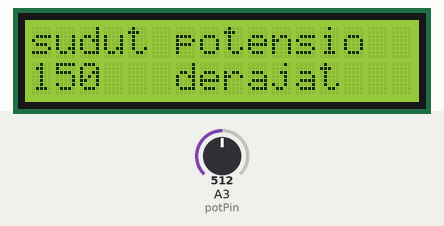
Bench run of a sketch on a simulated Arduino Uno, built with avr-gcc and run on an emulated ATmega328P. Shown: 16×2 character LCD. The test bench sets the inputs (shaded band); at power-on: A3 (potPin) = 512.

Above: at 1.2 s.
1.3 s: A3 (potPin) set to 716
At 2.9 s:
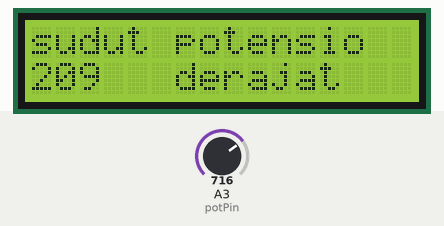
5.4 s: A3 (potPin) set to 900
At 6.7 s:
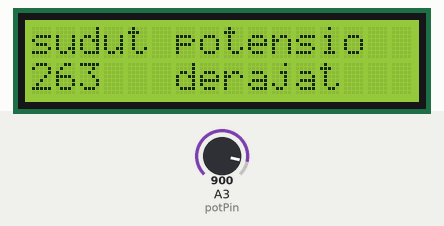
8.7 s: A3 (potPin) set to 1023
At 9.7 s:
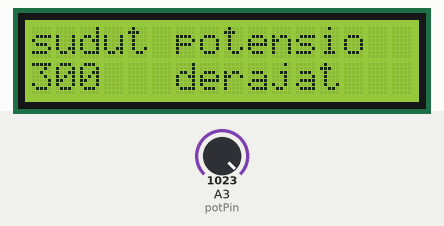
Timing chart, 0 to 11.7 s (numbered marks = the images above; inputs shaded):
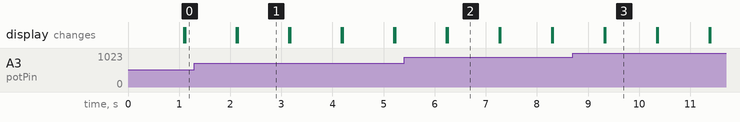

The sketch:

percobaan_3_potensio_geser_dan_putar.ino
```cpp
//Menampilkan nilai potensiometer geser di LCD I2C dengan Arduino UNO
/*#include <LiquidCrystal_I2C.h>
LiquidCrystal_I2C lcd(0x27, 16, 2);
const int potPin = A3;
int nilaisensor;
int teg;

void setup() {
  lcd.begin();
  pinMode(potPin,INPUT);
  Serial.begin(9600);
}

void loop()
{
nilaisensor = analogRead(potPin);
  teg = nilaisensor * 6.0 / 1023;
  lcd.setCursor(0, 0);
  lcd.print("jarak potensio");
  lcd.setCursor(6, 1);
  lcd.print ("cm");
  lcd.setCursor (0, 1);
  lcd.print(teg);

  delay(1000);
  lcd.clear();
}
*/
//Menampilkan nilai potensiometer putar di LCD I2C dengan Arduino UNO
#include <LiquidCrystal_I2C.h>
LiquidCrystal_I2C lcd(0x27, 16, 2);
const int potPin = A3;
int nilaisensor;
int teg;

void setup() {
  lcd.begin();
  pinMode(potPin,INPUT);
  Serial.begin(9600);
}

void loop()
{
  nilaisensor = analogRead(potPin);
  teg = nilaisensor * 300.0 / 1023;
  lcd.setCursor(0, 0);
  lcd.print("sudut potensio");
  lcd.setCursor(6, 1);
  lcd.print ("derajat");
  lcd.setCursor (0, 1);
  lcd.print(teg);
  delay(1000);
  lcd.clear();
}
/*
const int LED = 11;
int input = 0;
int pot = 0;

void setup()
{
  pinMode(A0, INPUT);
  pinMode(LED, OUTPUT);
  Serial.begin(9600);
}

void loop()
{
  // membaca input dari pin A0:
  input = analogRead(A0);
  // mengubah range analog(0-1023) ke range PWM(0-255)
  pot = map(input, 0, 1023, 0, 255);
  // menampilkan nilai:
  Serial.println(pot);
  // mengatur kecerahan LED

  analogWrite(LED,pot);
  // delay sedikit untuk memperlancar kerja program
  delay(10);
}
*/
```

Measured:
- after the input at 1.3 s, the display: first differs from a run without the input after 0.84 s (image 1)
- after the input at 5.4 s, the display: first differs from a run without the input after 0.86 s (image 2)
- after the input at 8.7 s, the display: first differs from a run without the input after 0.64 s (image 3)
- what the display in image 1 shows lasts 1.0 s, from 2.1 s to 3.1 s
